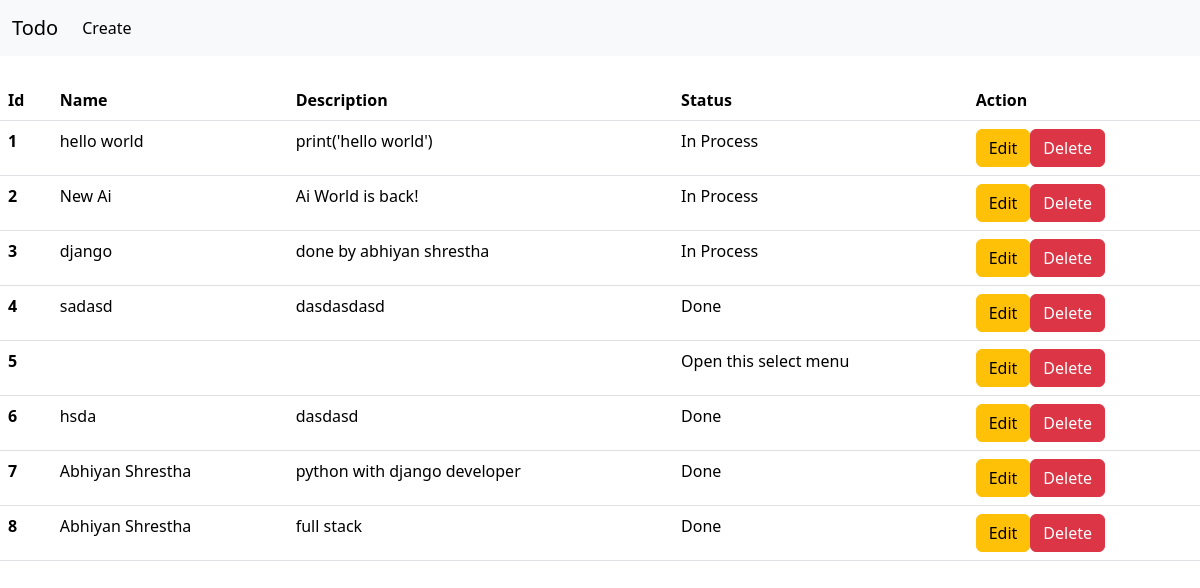
Before: / with the older database file.
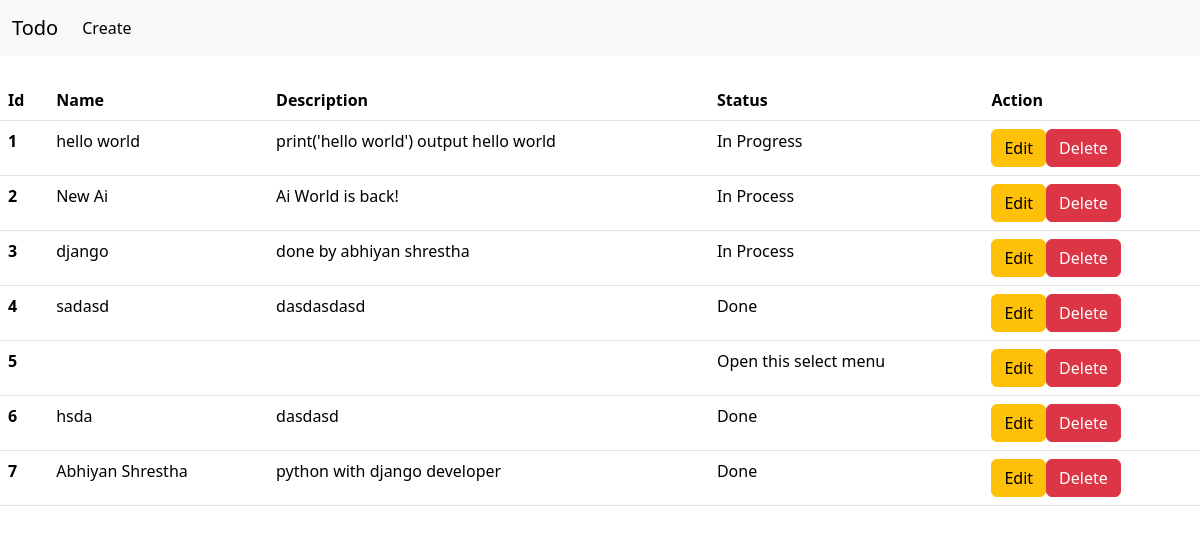
After: the same page with the newer database file.
### base/models.py (models this page shows)
class Todo(models.Model):
    name  = models.CharField(max_length=200)
    description = models.TextField()
    status = models.CharField(max_length=200)

### base/views.py (the view)
# urls.py: 2. Add a URL to urlpatterns:  path('', views.home, name='home')
def home(request):
    todo_objs = Todo.objects.all() # Runs all the query from the todo table
    data = {'todos': todo_objs} # Send file from data variable as support
    return render(request,'index.html',context=data)

### templates/index.html (shortened to what this page needs)
<!DOCTYPE html>
<html lang="en">
<head>
    <link href="https://cdn.jsdelivr.net/npm/bootstrap@5.3.3/dist/css/bootstrap.min.css" rel="stylesheet">
</head>
<body>
    {% include 'nav.html' %}
    <br>
    <table class="table">
        <thead>
          <tr>
            <th scope="col">Id</th>
            <th scope="col">Name</th>
            <th scope="col">Description</th>
            <th scope="col">Status</th>
            <th scope="col">Action</th>
          </tr>
        </thead>
        <tbody>
          {% for todo in todos%}
            <tr>
              <th scope="row">{{todo.id}}</th>
              <td>{{todo.name}}</td>
              <td>{{todo.description}}</td>
              <td>{{todo.status}}</td>
              <td><a href = "{% url 'edit' pk=todo.id %}"><button type="button" class="btn btn-warning">Edit</button></a><a href = "{% url 'delete' pk=todo.id %}"><button class="btn btn-danger">Delete</button></a></td>
            </tr>
          {% endfor %}
      </table>
</body>
</html>

Changed rows visible on the page:
removed Todo: id "8", name "Abhiyan Shrestha", description "full stack", status "Done"
changed Todo "hello world": description "print('hello world')" → "print('hello world') output hello world"; status "In Process" → "In Progress"
